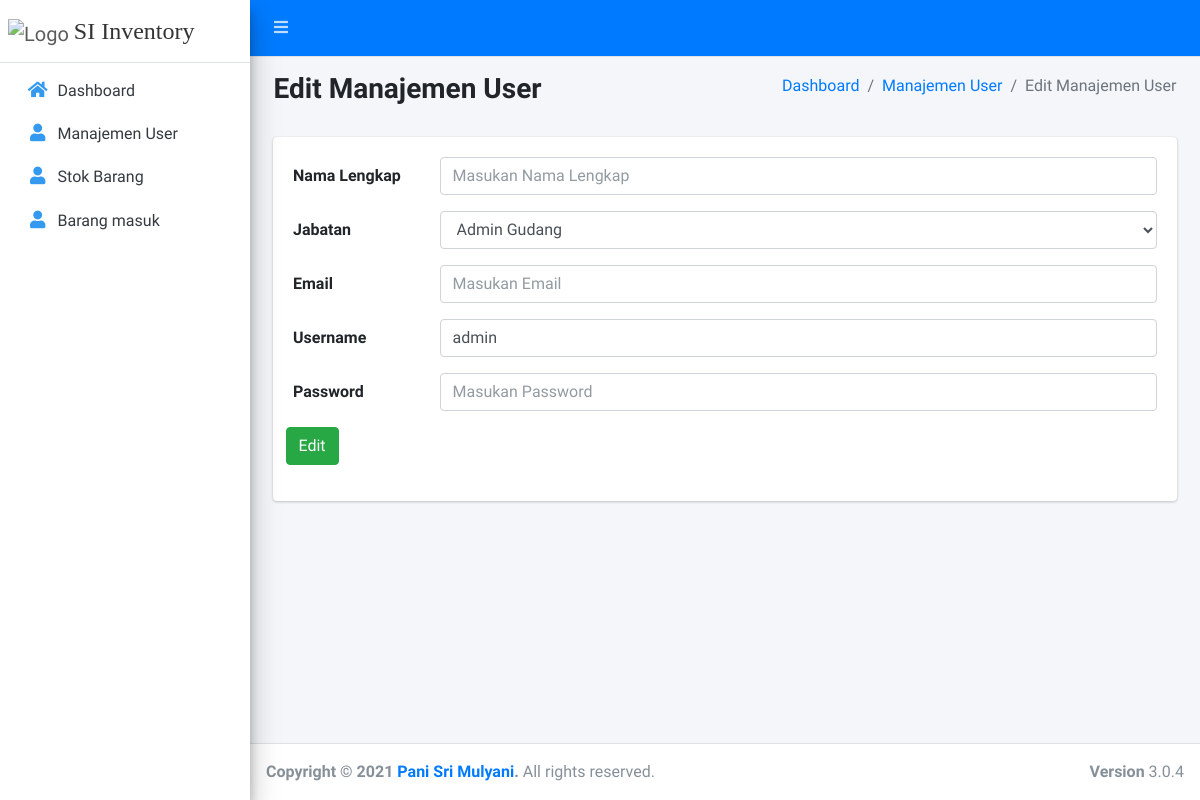
Page /admin_gudang/manajemen_user/1 (signed in) on the earlier database version.
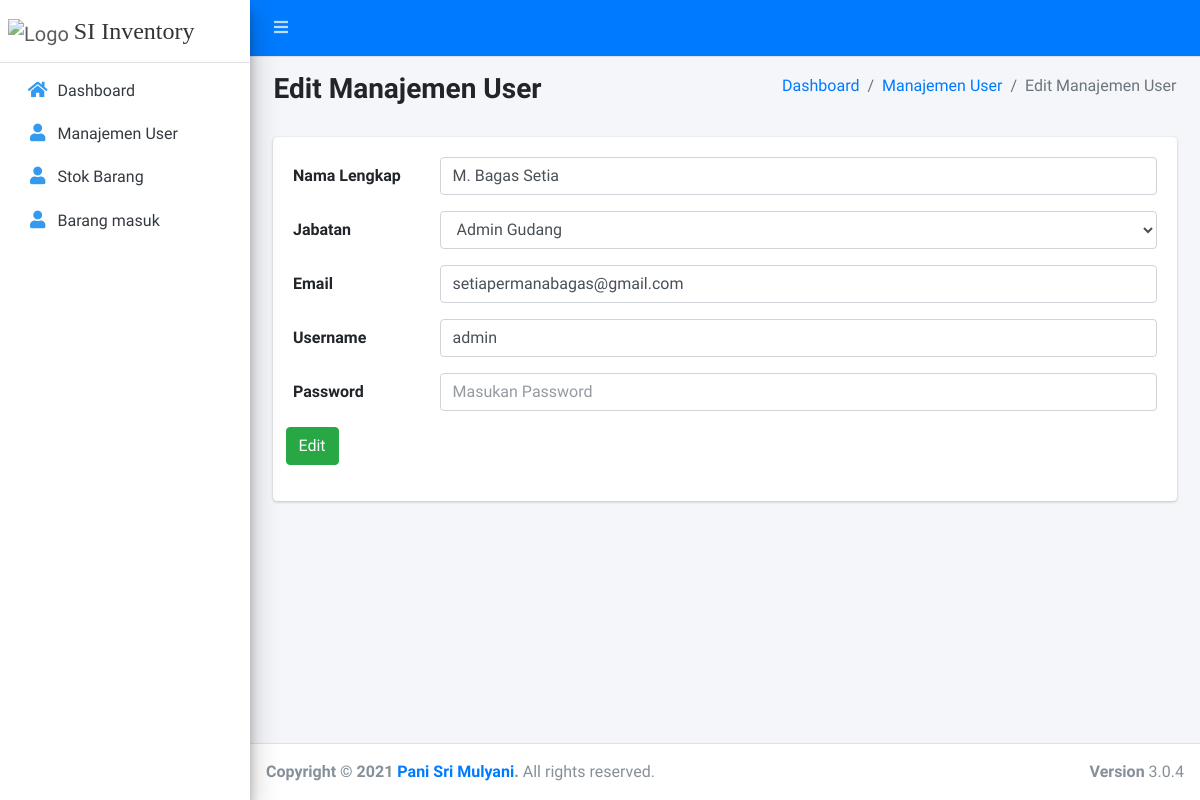
Same page on the later database version.
### tables this page shows
CREATE TABLE `user` (
  `id_user` int(11) NOT NULL,
  `username` varchar(191) NOT NULL,
  `password` varchar(191) NOT NULL,
  `role` enum('admin_gudang','manager') NOT NULL,
  `namaLengkap` varchar(191) NOT NULL,
  `email` varchar(191) NOT NULL,
  `created_date` date DEFAULT NULL,
  `modify_date` date DEFAULT NULL,
  `created_by` varchar(191) DEFAULT NULL,
  `modify_by` varchar(191) DEFAULT NULL
);

### application/controllers/adminGudang/User.php (called while the page is built, shortened)
<?php
class User extends CI_Controller {
  public function edit($id_user)
  {
    $data           = $this->UserModel->get($id_user);
    $data['konten'] = 'adminGudang/editUser';
		$this->load->view('adminGudang/template', $data);
  }
}

### index.php (called while the page is built, shortened)
<?php
require_once BASEPATH.'core/CodeIgniter.php';

### application/models/UserModel.php (called while the page is built, shortened)
<?php
class UserModel extends CI_Model {
  private $table  = 'user';
  public function get($id_user)
  {
    return $this->db->get_where($this->table, [
      'id_user' => $id_user
    ])->row_array();
  }
}

### application/views/adminGudang/editUser.php (the view, shortened to what this page needs)
<section class="content">
  <div class="content-header">
    <div class="container-fluid">
      <div class="row mb-2">
        <div class="col-sm-6">
          <h3><b><font face=""> Edit Manajemen User </font></b></h3>
        </div>
        <div class="col-sm-6">
          <ol class="breadcrumb float-sm-right">
            <li class="breadcrumb-item"><a href="<?= base_url(); ?>">Dashboard</a></li>
            <li class="breadcrumb-item"><a href="<?= base_url(); ?>admin_gudang/manajemen_user.html">Manajemen User</a></li>
            <li class="breadcrumb-item active">Edit Manajemen User</li>
          </ol>
        </div>
      </div>
    </div>
  </div>
  <div class="container-fluid">
    <div class="col-sm-12">
      <div class="card">
        <div class="card-body">
          <form action="<?= base_url('admin_gudang/manajemen_user/' . $id_user); ?>" method="post">
            <div class="form-group row">
              <label for="staticEmail" class="col-sm-2 col-form-label">Nama Lengkap</label>
              <div class="col-sm-10">
                <input type="text" required class="form-control" id="staticEmail" placeholder="Masukan Nama Lengkap" name="namaLengkap" value="<?= $namaLengkap; ?>">
              </div>
            </div>
            <div class="form-group row">
              <label for="staticEmail" class="col-sm-2 col-form-label">Jabatan</label>
              <div class="col-sm-10">
                <select name="role" id="role" class="form-control">
                  <option value="admin_gudang" <?= $role == 'admin_gudang' ? 'selected' : '' ; ?>>Admin Gudang</option>
                </select>
              </div>
            </div>
            <div class="form-group row">
              <label for="staticEmail" class="col-sm-2 col-form-label">Email</label>
              <div class="col-sm-10">
                <input type="email" required class="form-control" id="staticEmail" placeholder="Masukan Email" name="email" value="<?= $email; ?>">
              </div>
            </div>
            <div class="form-group row">
              <label for="staticEmail" class="col-sm-2 col-form-label">Username</label>
              <div class="col-sm-10">
                <input type="text" required class="form-control" id="staticEmail" placeholder="Masukan Username" name="username" value="<?= $username; ?>">
              </div>
            </div>
            <div class="form-group row">
              <label for="staticEmail" class="col-sm-2 col-form-label">Password</label>
              <div class="col-sm-10">
                <input type="password" class="form-control" id="staticEmail" placeholder="Masukan Password" name="password">
              </div>
            </div>
            <div class="form-group row">
              <button type="submit" class="btn btn-success">Edit</button>
            </div>
          </form>
        </div>
      </div>
    </div>
  </div>
</section>

Differences in the rows shown:
changed user "Admin Gudang": namaLengkap (not shown) → "M. Bagas Setia"; email (not shown) → "setiapermanabagas@gmail.com"
